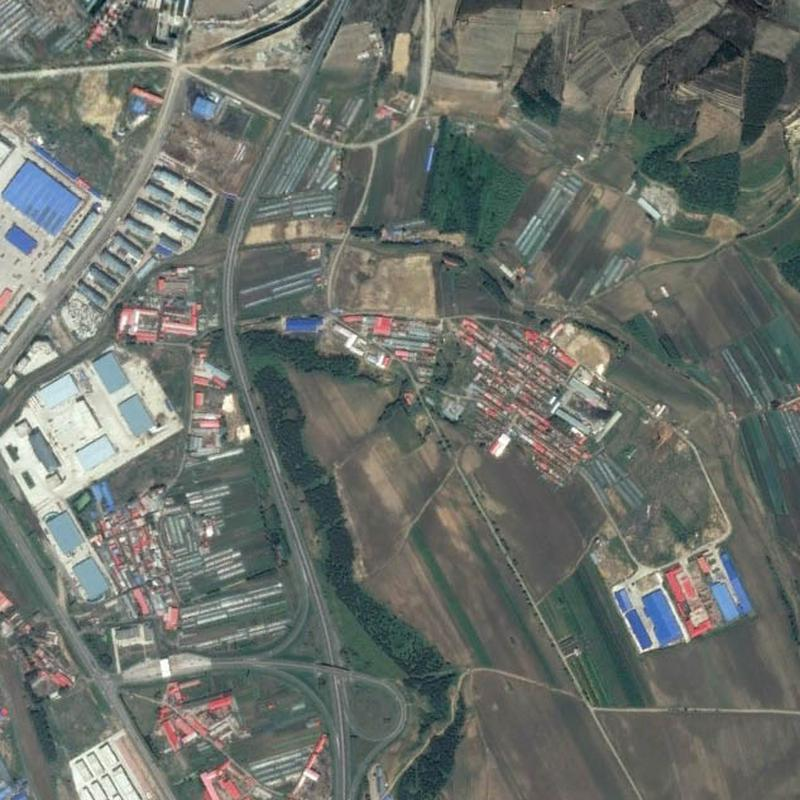
#> input picture add_hazy/input/06726.jpg, 800 x 800 px; its folder holds only this picture in this run
$ python add_hazy.py
#> lines starting #> are read from the running program, lines starting #| are printed output that depends on the picture
#> in process_folder, image is the input picture: shape (800, 800, 3); mean B, G, R 106.9, 113, 107.7
import os
import numpy as np
import cv2
import random
from tqdm import tqdm  # 进度条显示

def add_hazy(image, beta=None, brightness=None):
    '''
    :param image:       输入图像 (BGR格式)
    :param beta:        雾浓度 (控制能见度)，随机范围 [0.03, 0.08]
    :param brightness:  雾霾亮度 (控制灰度)，随机范围 [0.5, 0.9]
    :return:            加雾后的图像
    '''
    beta = beta if beta is not None else random.uniform(0.06, 0.10)
    brightness = brightness if brightness is not None else random.uniform(0.6, 1.0)

    img_f = image.astype(np.float32) / 255.0
    row, col, chs = image.shape
#> row = 800; col = 800; chs = 3
    size = np.sqrt(max(row, col))
#> size = 28.28
    center = (row // 2, col // 2)
#> center = (400, 400)
    y, x = np.ogrid[:row, :col]
#> y = 800 values from 0 to 799
    dist = np.sqrt((x - center[1]) ** 2 + (y - center[0]) ** 2)
    d = -0.04 * dist + size
    td = np.exp(-beta * d)
    img_f = img_f * td[..., np.newaxis] + brightness * (1 - td[..., np.newaxis])
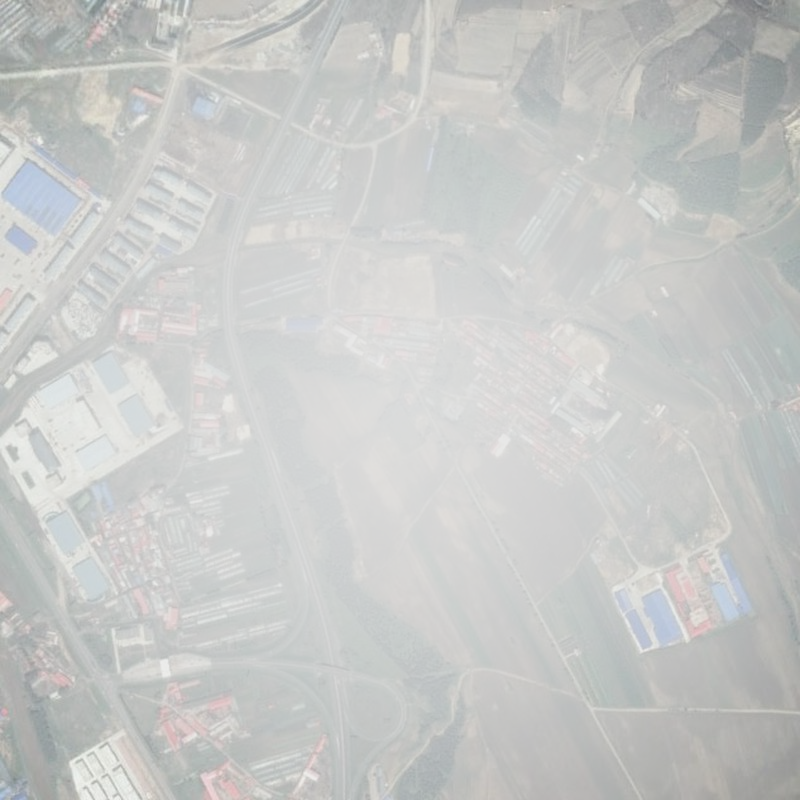
#> img_f: shape (800, 800, 3) float64; mean B, G, R 0.787, 0.792, 0.787
    return np.clip(img_f * 255, 0, 255).astype(np.uint8)

def process_folder(input_folder, output_folder):
    '''
    :param input_folder:  输入图片文件夹路径
    :param output_folder: 输出图片文件夹路径
    '''
    # 确保输出文件夹存在
    os.makedirs(output_folder, exist_ok=True)

    # 遍历输入文件夹中的所有图片文件
    valid_extensions = ('.jpg', '.jpeg', '.png', '.bmp', '.tiff')
    image_files = [f for f in os.listdir(input_folder) if f.lower().endswith(valid_extensions)]

    if not image_files:
        raise FileNotFoundError(f"输入文件夹中没有找到图片文件: {input_folder}")

    # 处理每张图片
    for img_name in tqdm(image_files, desc="处理进度"):
        input_path = os.path.join(input_folder, img_name)
        output_path = os.path.join(output_folder, img_name)

        # 读取图片
        image = cv2.imread(input_path)
        if image is None:
            print(f"警告: 无法加载图片 {input_path}, 已跳过")
            continue

        # 添加雾霾并保存
        image_fog = add_hazy(image)
        cv2.imwrite(output_path, image_fog)

    print(f"\n处理完成! 结果已保存到: {output_folder}")

if __name__ == '__main__':
    # 配置输入输出文件夹路径
    input_dir = "input"    # 原始图片文件夹
    output_dir = "output"    # 加雾后图片保存文件夹

    # 执行批量处理
    process_folder(input_dir, output_dir)

$ run again, on add_hazy/input/07299.jpg
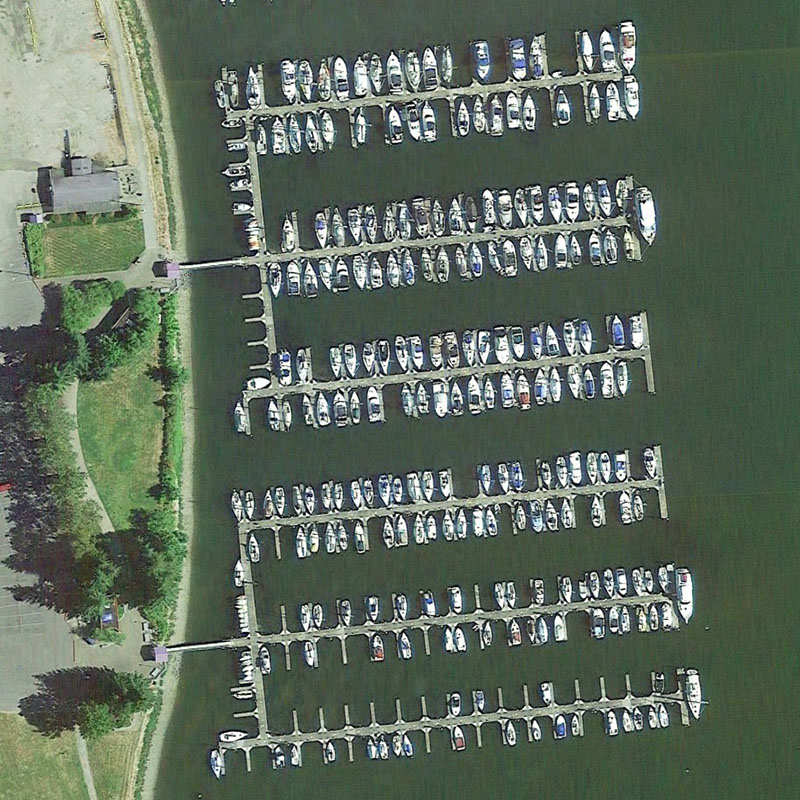
#> input picture add_hazy/input/07299.jpg, 800 x 800 px
#> in process_folder, image is the input picture: shape (800, 800, 3); mean B, G, R 93.5, 108.4, 94.9
#> in add_hazy, `img_f = img_f * td[..., np.newaxis] + brightness * (1 - td[..., np.new..`:
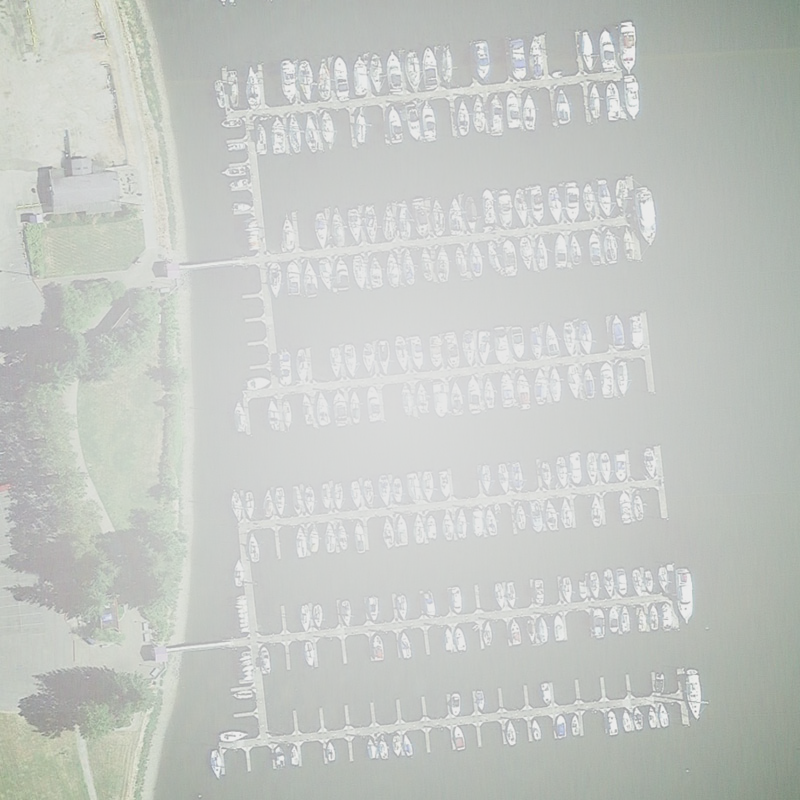
#> img_f: shape (800, 800, 3) float64; mean B, G, R 0.772, 0.788, 0.775

$ run again, on add_hazy/input/06838.jpg
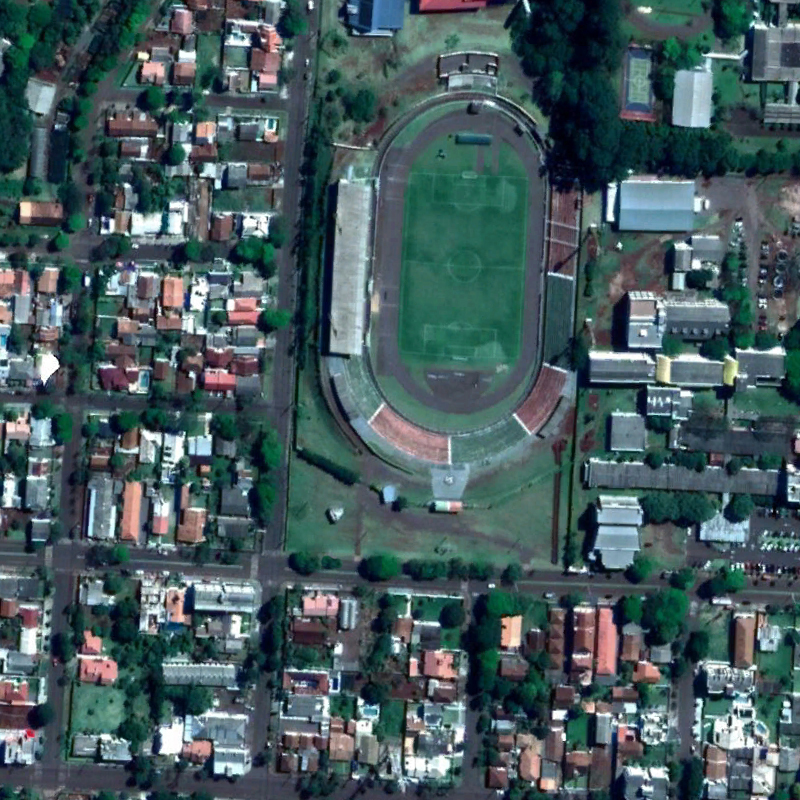
#> input picture add_hazy/input/06838.jpg, 800 x 800 px
#> in process_folder, image is the input picture: shape (800, 800, 3); mean B, G, R 93.7, 90.4, 70
#> in add_hazy, `img_f = img_f * td[..., np.newaxis] + brightness * (1 - td[..., np.new..`:
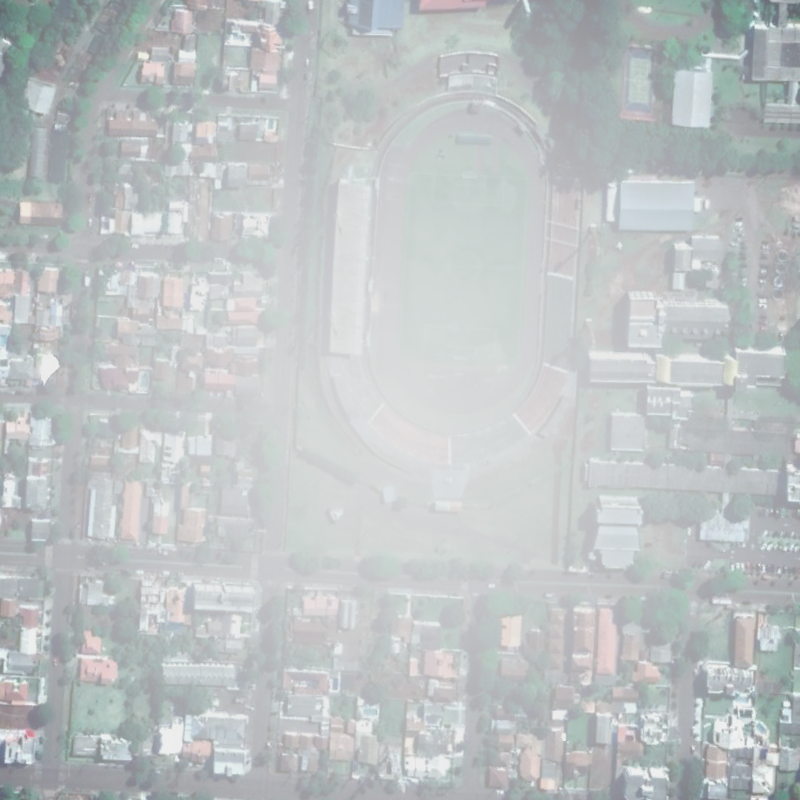
#> img_f: shape (800, 800, 3) float64; mean B, G, R 0.773, 0.769, 0.75

$ run again, on add_hazy/input/07012.jpg
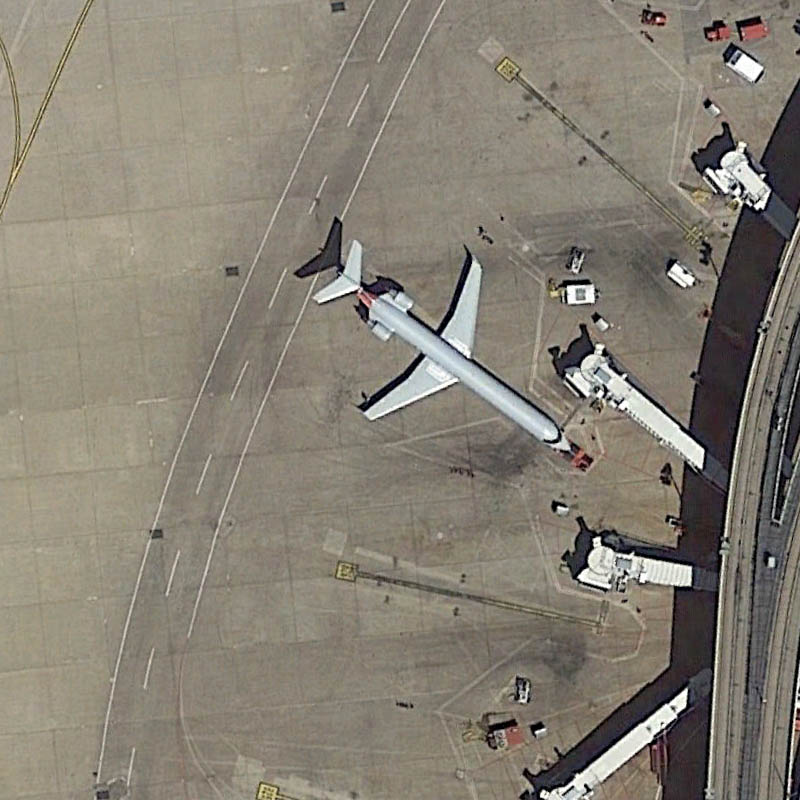
#> input picture add_hazy/input/07012.jpg, 800 x 800 px
#> in process_folder, image is the input picture: shape (800, 800, 3); mean B, G, R 115.9, 127.9, 134.3
#> in add_hazy, `img_f = img_f * td[..., np.newaxis] + brightness * (1 - td[..., np.new..`:
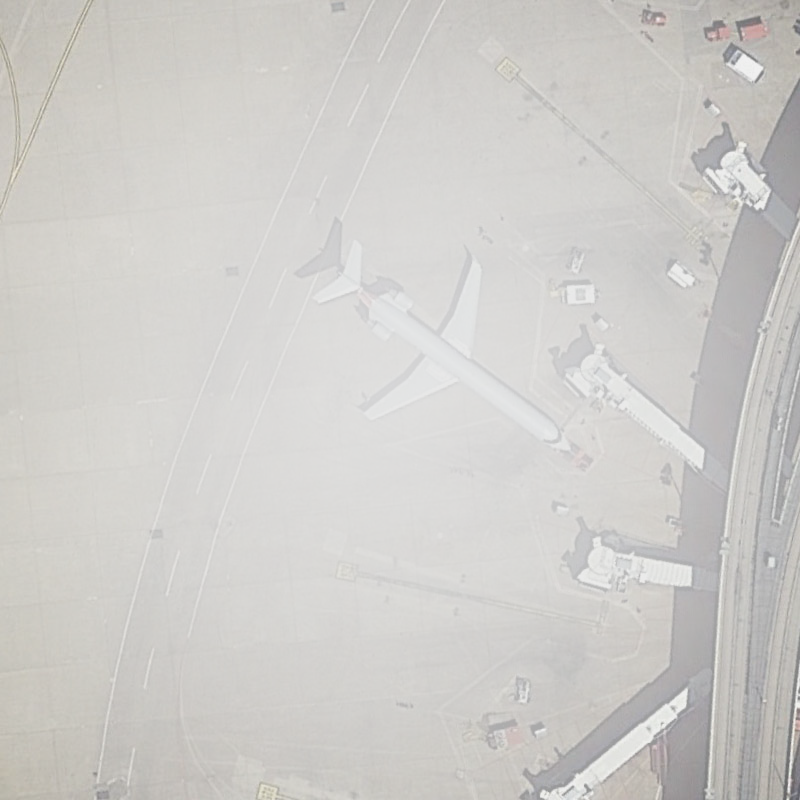
#> img_f: shape (800, 800, 3) float64; mean B, G, R 0.794, 0.806, 0.812

$ run again, on add_hazy/input/07198.jpg
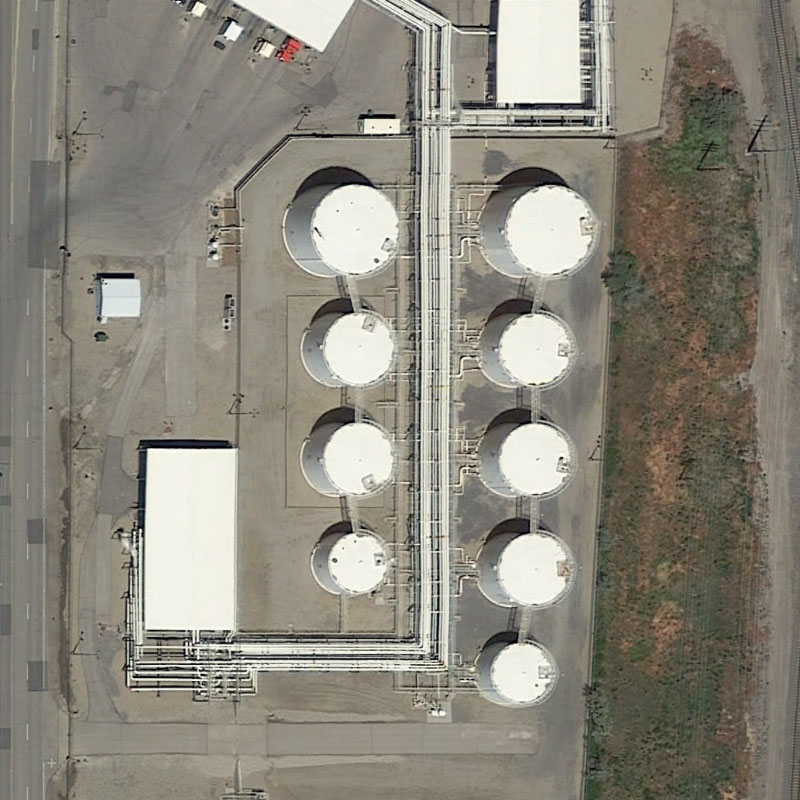
#> input picture add_hazy/input/07198.jpg, 800 x 800 px
#> in process_folder, image is the input picture: shape (800, 800, 3); mean B, G, R 124.2, 135.5, 139.3
#> in add_hazy, `img_f = img_f * td[..., np.newaxis] + brightness * (1 - td[..., np.new..`:
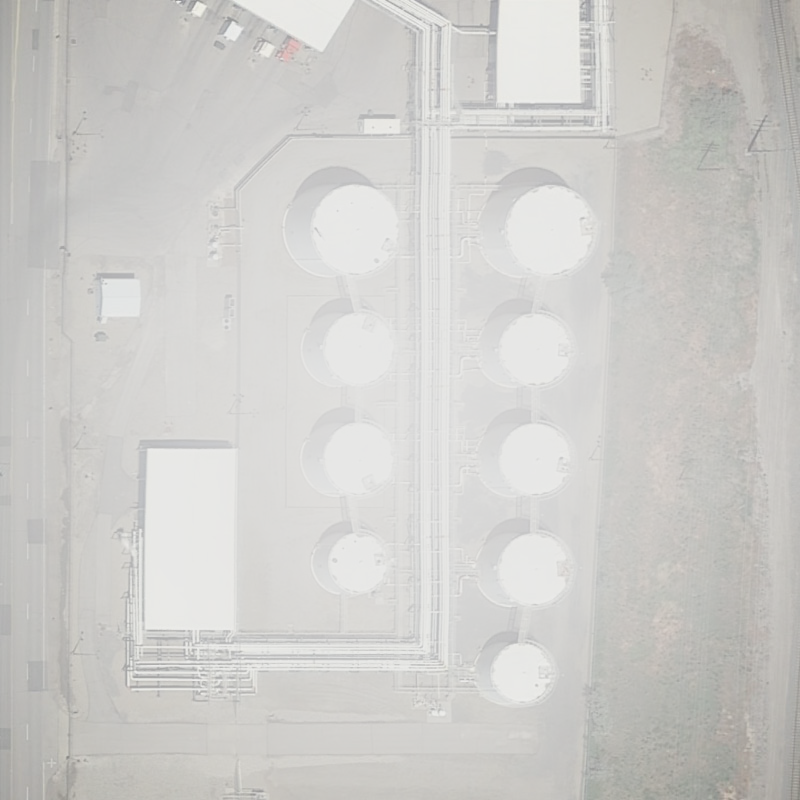
#> img_f: shape (800, 800, 3) float64; mean B, G, R 0.797, 0.808, 0.811
